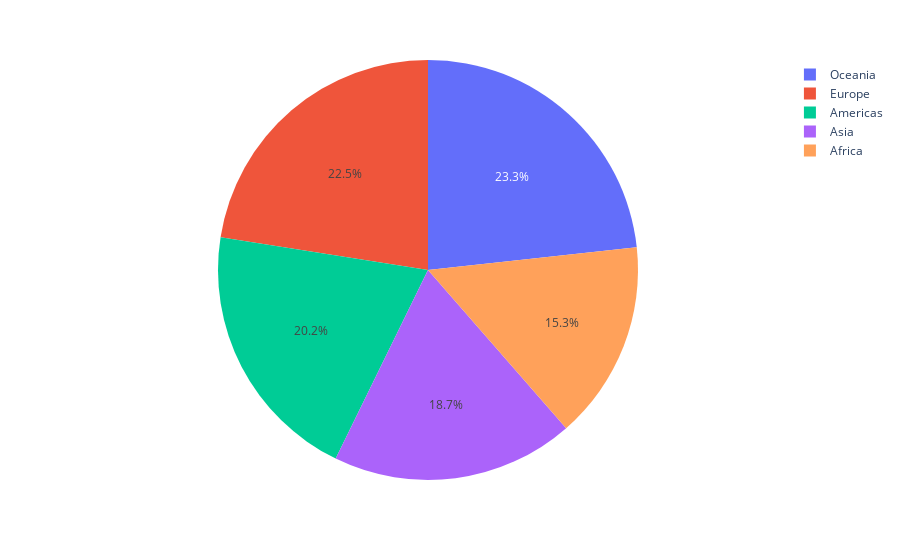

Notebook source saved alongside this figure:
### Code cell
px.pie( data_frame=df4,names='continent' , values='life_exp')

### Figure 1 — Plotly figure (JSON) as saved in the notebook; plotly's stock layout.template omitted (floating-point values rounded to 4 significant figures)
{"data": [{"domain": {"x": [0, 1], "y": [0, 1]}, "hovertemplate": "continent=%{label}<br>life_exp=%{value}<extra></extra>", "labels": ["Oceania", "Europe", "Americas", "Asia", "Africa"], "legendgroup": "", "name": "", "showlegend": true, "type": "pie", "values": [74.33, 71.9, 64.66, 59.64, 48.87]}], "layout": {"legend": {"tracegroupgap": 0}, "margin": {"t": 60}}}
